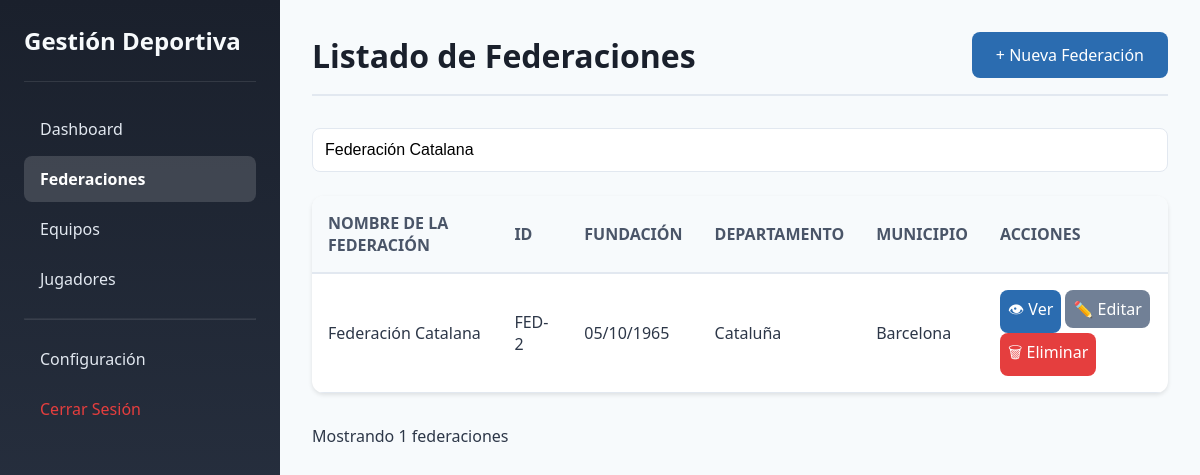
The page /federaciones.php?buscar=Federación Catalana (signed in) on the database its author committed.
### tables this page shows
CREATE TABLE federaciones (
    id INT AUTO_INCREMENT PRIMARY KEY,
    nombre VARCHAR(200) NOT NULL,
    fecha_fundacion DATE NOT NULL,
    departamento VARCHAR(100) NOT NULL,
    municipio VARCHAR(100) NOT NULL,
    complemento VARCHAR(255),
    activo TINYINT(1) NOT NULL DEFAULT 1,
    fecha_creacion DATETIME NOT NULL DEFAULT CURRENT_TIMESTAMP,
    fecha_actualizacion DATETIME NOT NULL DEFAULT CURRENT_TIMESTAMP ON UPDATE CURRENT_TIMESTAMP,
    INDEX idx_nombre (nombre)
);

### includes/conexion.php (called while the page is built, shortened)
<?php
function limpiarInput($data) {
    $data = trim($data);
    $data = stripslashes($data);
    $data = htmlspecialchars($data);
    return $data;
}
?>

### federaciones.php (the view, shortened to what this page needs)
<?php
require_once 'includes/conexion.php';
$busqueda = isset($_GET['buscar']) ? limpiarInput($_GET['buscar']) : '';
$sql = "SELECT * FROM federaciones WHERE activo = 1";
if ($busqueda) {
    $sql .= " AND (nombre LIKE :busqueda OR id LIKE :busqueda2)";
}
$sql .= " ORDER BY nombre";
$stmt = $pdo->prepare($sql);
if ($busqueda) {
    $stmt->execute([':busqueda' => "%$busqueda%", ':busqueda2' => "%$busqueda%"]);
} else {
    $stmt->execute();
}
$federaciones = $stmt->fetchAll();
?>
<!DOCTYPE html>
<html lang="es">
<head>
    <link rel="stylesheet" href="css/admin.css">
</head>
<body>
    <div class="admin-container">
        <aside class="sidebar">
            <div class="sidebar-header">
                <h1> Gestión Deportiva</h1>
            </div>
            <nav class="sidebar-nav">
                <a href="dashboard.php"> Dashboard</a>
                <a href="federaciones.php" class="active"> Federaciones</a>
                <a href="equipos.php"> Equipos</a>
                <a href="jugadores.php"> Jugadores</a>
                <hr>
                <a href="configuracion_usuarios.php"> Configuración</a>
                <a href="log_out.php" style="color: #e53e3e;"> Cerrar Sesión</a>
            </nav>
        </aside>
        <main class="main-content">
            <header>
                <h2>Listado de Federaciones</h2>
                <a href="registro_federaciones.php" class="btn btn-primary">+ Nueva Federación</a>
            </header>
            <div class="search-box">
                <form method="GET" action="">
                    <input type="text" name="buscar" placeholder="Buscar federación por nombre o ID..."
                           value="<?php echo htmlspecialchars($busqueda); ?>">
                </form>
            </div>
            <div class="tabla-container">
                <table>
                    <thead>
                        <tr>
                            <th>NOMBRE DE LA FEDERACIÓN</th>
                            <th>ID</th>
                            <th>FUNDACIÓN</th>
                            <th>DEPARTAMENTO</th>
                            <th>MUNICIPIO</th>
                            <th>ACCIONES</th>
                        </tr>
                    </thead>
                    <tbody>
                        <?php if (count($federaciones) > 0): ?>
                            <?php foreach ($federaciones as $federacion): ?>
                            <tr>
                                <td><?php echo htmlspecialchars($federacion['nombre']); ?></td>
                                <td>FED-<?php echo $federacion['id']; ?></td>
                                <td><?php echo date('d/m/Y', strtotime($federacion['fecha_fundacion'])); ?></td>
                                <td><?php echo htmlspecialchars($federacion['departamento']); ?></td>
                                <td><?php echo htmlspecialchars($federacion['municipio']); ?></td>
                                <td>
                                    <a href="ver_federacion.php?id=<?php echo $federacion['id']; ?>"
                                       class="btn btn-primary" style="padding: 0.5rem;">👁 Ver</a>
                                    <a href="editar_federacion.php?id=<?php echo $federacion['id']; ?>"
                                       class="btn btn-secondary" style="padding: 0.5rem;">✏️ Editar</a>
                                    <a href="eliminar_federacion.php?id=<?php echo $federacion['id']; ?>"
                                       class="btn btn-danger" style="padding: 0.5rem;"
                                       onclick="return confirm('¿Estás seguro de eliminar esta federación?')">🗑 Eliminar</a>
                                </td>
                            </tr>
                            <?php endforeach; ?>
                        <?php else: ?>
                            <tr>
                                <td colspan="6" style="text-align: center;">No se encontraron federaciones</td>
                            </tr>
                        <?php endif; ?>
                    </tbody>
                </table>
            </div>
            <p>Mostrando <?php echo count($federaciones); ?> federaciones</p>
        </main>
    </div>
</body>
</html>

### css/admin.css (style rules this page uses)
* { margin: 0; padding: 0; box-sizing: border-box; }
body { font-family: 'Segoe UI', Tahoma, Geneva, Verdana, sans-serif; background: #f7fafc; color: #2d3748; }
.admin-container { display: flex; min-height: 100vh; }
.sidebar { width: 280px; background: linear-gradient(180deg, #1a202c 0%, #2d3748 100%); color: white; padding: 1.5rem; position: fixed; height: 100vh; overflow-y: auto; }
.sidebar-header { padding-bottom: 1.5rem; border-bottom: 1px solid rgba(255,255,255,0.1); margin-bottom: 1.5rem; }
.sidebar-header h1 { font-size: 1.5rem; color: #f7fafc; }
.sidebar-nav a { display: block; padding: 0.75rem 1rem; color: #e2e8f0; text-decoration: none; border-radius: 8px; margin-bottom: 0.25rem; transition: all 0.3s; }
.sidebar-nav a.active { background: rgba(255,255,255,0.15); color: white; font-weight: bold; }
.sidebar-nav hr { border-color: rgba(255,255,255,0.1); margin: 1rem 0; }
.main-content { margin-left: 280px; flex: 1; padding: 2rem; }
.main-content header { display: flex; justify-content: space-between; align-items: center; margin-bottom: 2rem; padding-bottom: 1rem; border-bottom: 2px solid #e2e8f0; }
.main-content header h2 { font-size: 2rem; color: #1a202c; }
.tabla-container { background: white; border-radius: 12px; box-shadow: 0 2px 4px rgba(0,0,0,0.1); overflow: hidden; margin-bottom: 2rem; }
table { width: 100%; border-collapse: collapse; }
thead { background: #f7fafc; }
th { padding: 1rem; text-align: left; font-weight: 600; color: #4a5568; border-bottom: 2px solid #e2e8f0; }
td { padding: 1rem; border-bottom: 1px solid #e2e8f0; }
.btn { display: inline-block; padding: 0.75rem 1.5rem; border: none; border-radius: 8px; font-size: 1rem; font-weight: 500; cursor: pointer; text-decoration: none; transition: all 0.3s; }
.btn-primary { background: #2b6cb0; color: white; }
.btn-danger { background: #e53e3e; color: white; }
.btn-secondary { background: #718096; color: white; }
.search-box { margin-bottom: 1.5rem; }
.search-box input { width: 100%; padding: 0.75rem; border: 1px solid #e2e8f0; border-radius: 8px; font-size: 1rem; }

### rows shown on the page
federaciones: nombre "Federación Catalana", id "2", fecha_fundacion "05/10/1965", departamento "Cataluña", municipio "Barcelona"

### other values the page prints
count($federaciones) "1"
